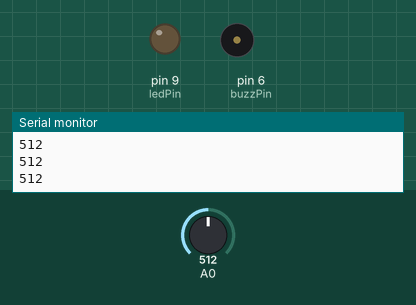
The sketch below on a simulated Arduino Uno, built with avr-gcc and run on an emulated ATmega328P. Shown: output pins drawn as LEDs (lit = HIGH), buzzer (waves = sounding), the last lines printed to the serial monitor. Inputs (shaded band) come from the test bench; at power-on: A0 = 512.

Above: at 1.2 s.
1.3 s: A0 set to 22
2.8 s: A0 set to 18
At 3.3 s:
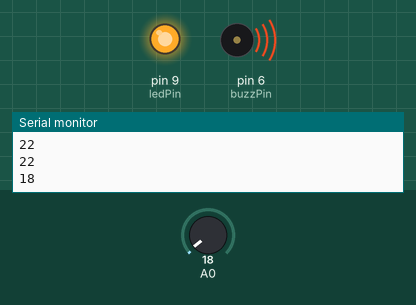
4.5 s: A0 set to 122
At 4.65 s:
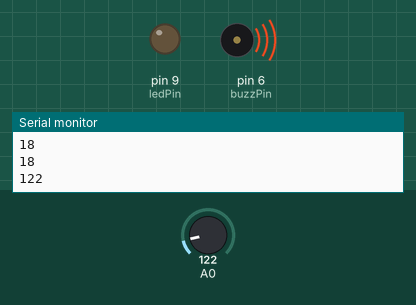
6.3 s: A0 set to 10
At 7.2 s:
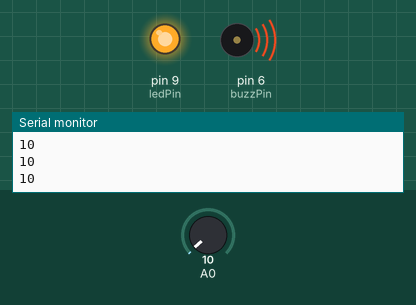
7.8 s: A0 set to 30
At 8.6 s:
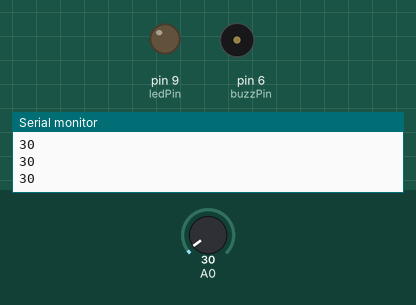
Timing chart, 0 to 10.6 s (numbered marks = the images above; inputs shaded):
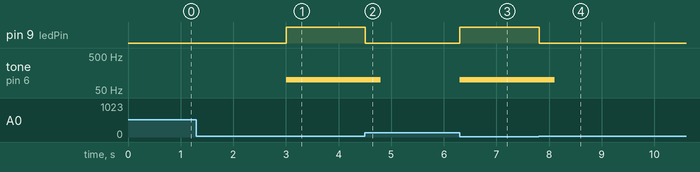

The sketch:

activity_3.ino
```cpp
const int ledPin = 9;
const int buzzPin = 6;

void setup() {
  // put your setup code here, to run once:
  Serial.begin(9600);
  pinMode(ledPin, OUTPUT);
  pinMode(buzzPin, INPUT);
}

void loop() {
  // put your main code here, to run repeatedly:
  int a = analogRead(A0);
  Serial.println(a);

  if(a >= 20){
    digitalWrite(ledPin, LOW);
    delay(300);
    noTone(buzzPin);
  } else{
    digitalWrite(ledPin, HIGH);
    tone(buzzPin, 100);
    delay(300);
  }
}
```

Measured:
- the behaviour switches between 20 and 19 on A0 (found by bisection; images 0 and 1)
- after the input at 2.8 s, pin 9 (ledPin): LOW → HIGH after 0.20 s; tone on pin 6 (buzzPin): silent → 100 Hz after 0.20 s
- after the input at 4.5 s, pin 9 (ledPin): HIGH → LOW at once; tone on pin 6 (buzzPin): 100 Hz → silent after 0.30 s
- after the input at 6.3 s, pin 9 (ledPin): LOW → HIGH at once; tone on pin 6 (buzzPin): silent → 100 Hz at once
- after the input at 7.8 s, pin 9 (ledPin): HIGH → LOW at once; tone on pin 6 (buzzPin): 100 Hz → silent after 0.31 s
